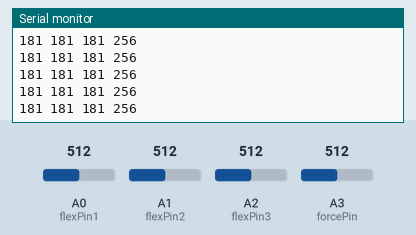
A sketch run on a simulated Arduino Uno, built with avr-gcc and run on an emulated ATmega328P. Parts: the last lines printed to the serial monitor. Inputs (shaded band) come from the test bench; at power-on: A0 (flexPin1) = 512, A1 (flexPin2) = 512, A2 (flexPin3) = 512, A3 (forcePin) = 512.

Above: at 1.2 s.
1.3 s: A0 (flexPin1) set to 716
At 1.34 s:
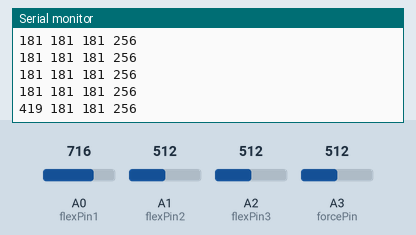
2.8 s: A1 (flexPin2) set to 716
At 2.88 s:
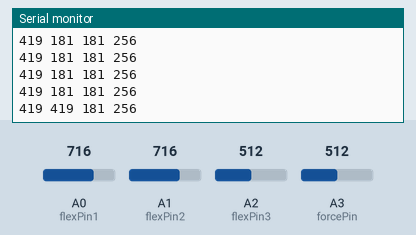
4.3 s: A2 (flexPin3) set to 716
At 4.32 s:
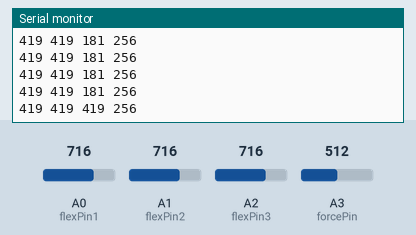
5.8 s: A3 (forcePin) set to 716
At 5.86 s:
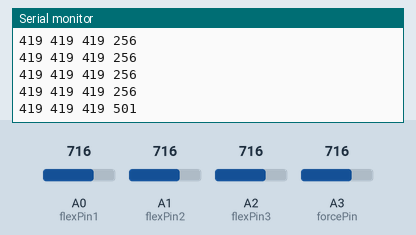
7.3 s: A0 (flexPin1) set to 992
At 7.39 s:
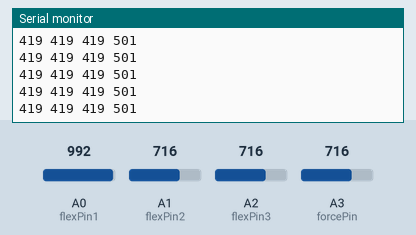
8.8 s: A1 (flexPin2) set to 992
At 8.83 s:
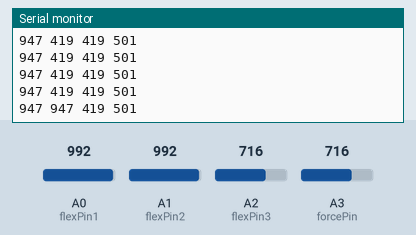
Timing chart, 0 to 11.3 s (numbered marks = the images above; inputs shaded):
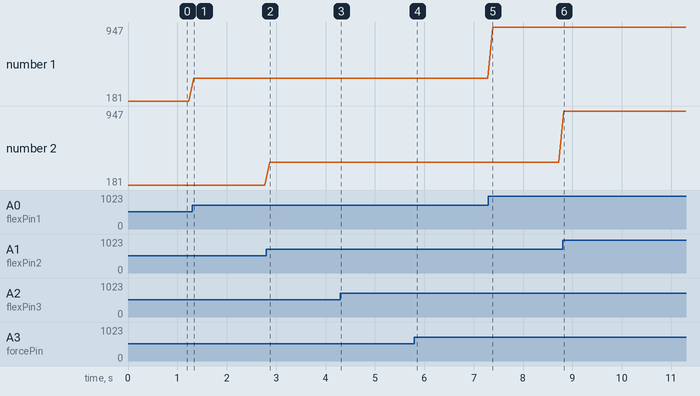

Measured:
- after the input at 1.3 s, the serial monitor: prints a new line at once (image 1)
- after the input at 2.8 s, the serial monitor: prints a new line after 0.08 s (image 2)
- after the input at 4.3 s, the serial monitor: prints a new line at once (image 3)
- after the input at 5.8 s, the serial monitor: prints a new line after 0.05 s (image 4)
- after the input at 8.8 s, the serial monitor: prints a new line at once (image 6)
- plotted number 1: 181 → 419 after the input at 1.3 s, 419 → 947 after the input at 7.3 s

The sketch:

origami_arduino.ino
```cpp
// Pin assignments for the sensors
const int flexPin1 = A0;  // First flex sensor
const int flexPin2 = A1;  // Second flex sensor
const int flexPin3 = A2;  // Third flex sensor
const int forcePin = A3;  // Force-sensitive resistor (FSR)

// Variables to store raw sensor values
int value1, value2, value3, forceValue;

/**
 * Curve mapping function (exponential curve).
 * Maps an input value from 0–1023 to a non-linear curve,
 * controlled by an exponent parameter.
 * The result is returned as an integer in the same range (0–1023).
 */
int curvedMap(int input, float exponent) {
  float norm = constrain(input, 0, 1023) / 1023.0;  // Normalize to 0.0–1.0
  float curved = pow(norm, exponent);              // Apply exponential curve
  return int(curved * 1023);                       // Rescale back to 0–1023
}

void setup() {
  Serial.begin(115200); // Initialize serial communication at 115200 baud
}

void loop() {
  // Read raw analog values from each sensor
  value1 = analogRead(flexPin1);
  value2 = analogRead(flexPin2);
  value3 = analogRead(flexPin3);
  forceValue = analogRead(forcePin);

  // Apply exponential curve mapping
  int mapped1 = curvedMap(value1, 2.5);     // Adjust exponent to shape the response curve
  int mapped2 = curvedMap(value2, 2.5);
  int mapped3 = curvedMap(value3, 2.5);
  int mappedForce = curvedMap(forceValue, 2.0);

  // Send mapped values over Serial as space-separated integers
  // Format: "<val1> <val2> <val3> <force>\n"
  // This format is compatible with Max/MSP 'unpack' or similar objects
  Serial.print(mapped1); Serial.print(" ");
  Serial.print(mapped2); Serial.print(" ");
  Serial.print(mapped3); Serial.print(" ");
  Serial.println(mappedForce); // End the line with newline character

  delay(100); // Wait 100 milliseconds before the next reading
}
```
